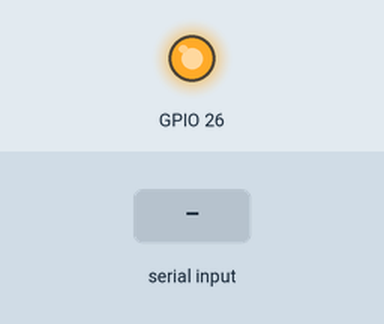
Recording of a sketch running on a simulated ESP32. Shown: output pins drawn as LEDs (lit = HIGH). Inputs (shaded band) come from the test bench. Nothing arrives over Bluetooth unless stated; what the sketch prints to the serial monitor is not drawn.

Above: at 1.2 s.
1.3 s: "r" received over Serial
At 2.2 s:
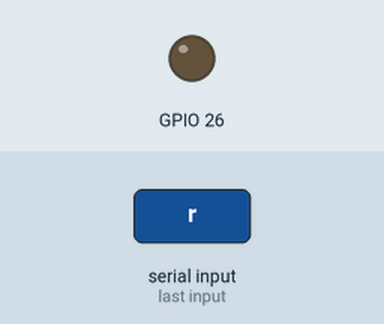
2.8 s: "c" received over the second serial link
At 3.6 s:
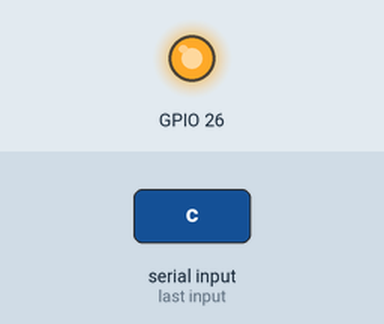
4.3 s: "1" received over the second serial link
At 5.5 s:
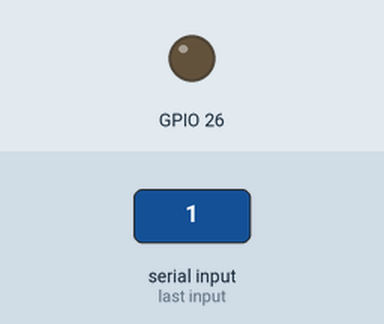
5.8 s: "c" received over Serial
At 6.9 s:
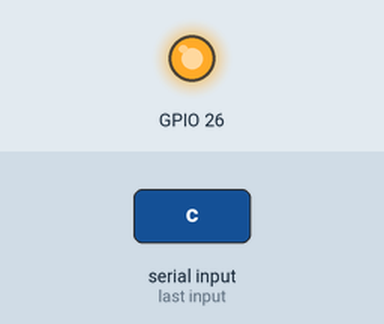
Timing chart, 0 to 8.3 s (numbered marks = the images above; inputs shaded):
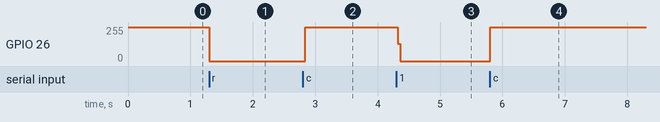

Measured:
- after the input at 1.3 s, GPIO 26: 255/255 → 0/255 at once
- after the input at 2.8 s, GPIO 26: 0/255 → 254/255 at once
- after the input at 4.3 s, GPIO 26: 254/255 → 0/255 at once
- after the input at 5.8 s, GPIO 26: 0/255 → 255/255 at once

The sketch:

bluetooth.ino
```cpp
#include "BluetoothSerial.h"
BluetoothSerial bt;

void setup()
{
  pinMode(26, OUTPUT);
  Serial.begin(115200);
  bt.begin("ESP32_hym"); //블루투스 시리얼통신 초기화
  digitalWrite(26, 1);
}

char a;
char b;

void loop()
{
  if(Serial.available())
  {
    a = Serial.read();
    Serial.write(a);
    bt.write(a); //시리얼 모니터에서 입력된 값이 있으면 실행
  }

  if(bt.available())
  {
    b = bt.read();
    Serial.write(b);
    bt. write(b); //블루투스터미널에서 입력된 값이 있으면 실행
  }

  if(a == 'r' || b == 'r')
  {
    digitalWrite(26, 0);
  }

  if(a == 'c' || b == 'c')
  {
    digitalWrite(26, 1);
  }
}
```
